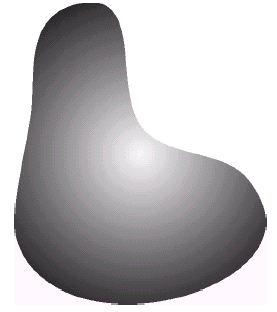
#> input picture 计算机科学与技术/计算机视觉/作业/2021/code/assignment5/1.png, 277 x 312 px
$ python compute_contour.py   (older library calls are emulated)
#> lines starting #> are read from the running program, lines starting #| are printed output that depends on the picture; after the words box and inside, x2 and y2 are one past the last pixel; in counts of white or black regions, pixels touching at a corner belong together; long printed decimals are rounded
import cv2
import math
img=cv2.imread("1.png",cv2.IMREAD_COLOR)
#> img is the input picture: shape (312, 277, 3); mean B, G, R 185.9, 183.7, 185.9
gray=cv2.cvtColor(img,cv2.COLOR_BGR2GRAY)

retval,dst = cv2.threshold(gray,250,255,cv2.THRESH_BINARY)
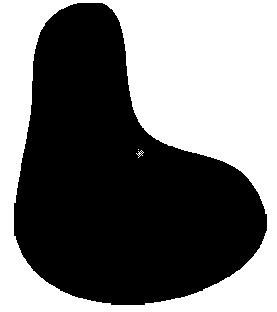
#> dst: shape (312, 277); 46% white; 3 white regions (1 under 20 px), largest, box (x1, y1, x2, y2) and area: (0, 0, 277, 312) 39720, (136, 150, 144, 158) 20
img,contours,heridency =cv2.findContours(dst,cv2.RETR_EXTERNAL, cv2.CHAIN_APPROX_SIMPLE)
#> contours = [[[0, 0], [0, 311], [276, 311], [276, 0]]]; heridency = [[-1, -1, -1, -1]]
a = cv2.moments(contours[0],binaryImage=False)
#> a = moments, m00 85836, centre m10/m00, m01/m00 = (138, 155.5)
mc=[a['m10']/a['m00'],a['m01']/a['m00']]
#> mc = [138, 155.5]
angle= math.atan2(2*a['m11'],a['m20']-a['m02'])/2
#> angle = 0.865

area=a['m00']
#> area = 85836
center_axis=angle*180/math.acos(-1)#radium
#> center_axis = 49.53

print("area:{} center_axis:{} mc:{}".format(area,center_axis,mc))
#| area:85836.0 center_axis:49.533 mc:[138.0, 155.5]
cv2.drawContours(img,contours,-1,(255,0,255),3)
cv2.imshow("hehe",img)
cv2.waitKey(0)
